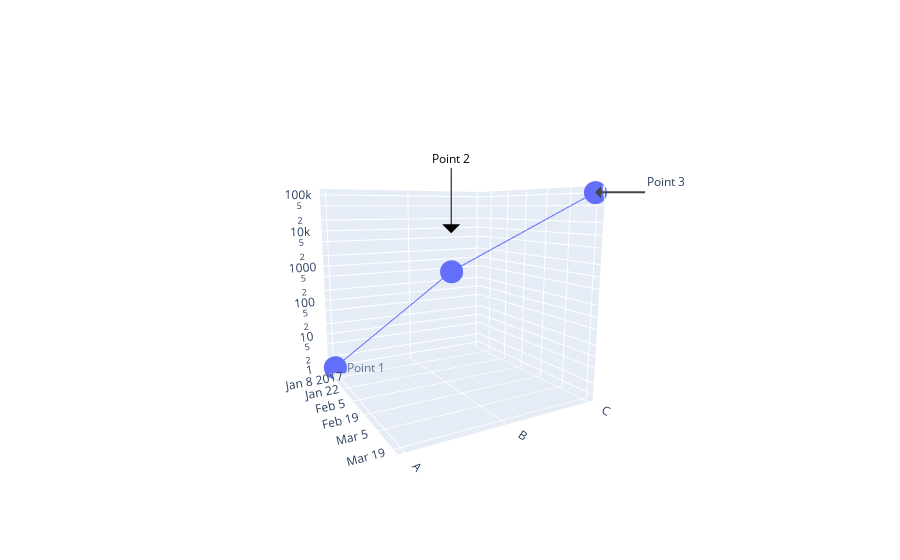

The notebook cell this image was saved under:
### Code cell
import plotly.graph_objects as go

fig = go.Figure()

fig.add_trace(go.Scatter3d(
    x=["2017-01-01", "2017-02-10", "2017-03-20"],
    y=["A", "B", "C"],
    z=[1, 1000, 100000],
    name="z",
))

fig.update_layout(
    scene=go.layout.Scene(
        aspectratio=dict(
            x=1,
            y=1,
            z=1
        ),
        camera=dict(
            center=dict(
                x=0,
                y=0,
                z=0
            ),
            eye=dict(
                x=1.96903462608,
                y=-1.09022831971,
                z=0.405345349304
            ),
            up=dict(
                x=0,
                y=0,
                z=1
            )
        ),
        dragmode="turntable",
        xaxis=dict(
            title_text="",
            type="date"
        ),
        yaxis=dict(
            title_text="",
            type="category"
        ),
        zaxis=dict(
            title_text="",
            type="log"
        ),
        annotations=[dict(
            showarrow=False,
            x="2017-01-01",
            y="A",
            z=0,
            text="Point 1",
            xanchor="left",
            xshift=10,
            opacity=0.7
        ), dict(
            x="2017-02-10",
            y="B",
            z=4,
            text="Point 2",
            textangle=0,
            ax=0,
            ay=-75,
            font=dict(
                color="black",
                size=12
            ),
            arrowcolor="black",
            arrowsize=3,
            arrowwidth=1,
            arrowhead=1
        ), dict(
            x="2017-03-20",
            y="C",
            z=5,
            ax=50,
            ay=0,
            text="Point 3",
            arrowhead=1,
            xanchor="left",
            yanchor="bottom"
        )]
    ),
    xaxis=dict(title_text="x"),
    yaxis=dict(title_text="y")
)

fig.show()

### Figure 1 — Plotly figure (JSON) as saved in the notebook; plotly's stock layout.template omitted (floating-point values rounded to 4 significant figures)
{"data": [{"name": "z", "type": "scatter3d", "x": ["2017-01-01", "2017-02-10", "2017-03-20"], "y": ["A", "B", "C"], "z": [1, 1000, 100000]}], "layout": {"scene": {"annotations": [{"opacity": 0.7, "showarrow": false, "text": "Point 1", "x": "2017-01-01", "xanchor": "left", "xshift": 10, "y": "A", "z": 0}, {"arrowcolor": "black", "arrowhead": 1, "arrowsize": 3, "arrowwidth": 1, "ax": 0, "ay": -75, "font": {"color": "black", "size": 12}, "text": "Point 2", "textangle": 0, "x": "2017-02-10", "y": "B", "z": 4}, {"arrowhead": 1, "ax": 50, "ay": 0, "text": "Point 3", "x": "2017-03-20", "xanchor": "left", "y": "C", "yanchor": "bottom", "z": 5}], "aspectratio": {"x": 1, "y": 1, "z": 1}, "camera": {"center": {"x": 0, "y": 0, "z": 0}, "eye": {"x": 1.969, "y": -1.09, "z": 0.4053}, "up": {"x": 0, "y": 0, "z": 1}}, "dragmode": "turntable", "xaxis": {"title": {"text": ""}, "type": "date"}, "yaxis": {"title": {"text": ""}, "type": "category"}, "zaxis": {"title": {"text": ""}, "type": "log"}}, "xaxis": {"title": {"text": "x"}}, "yaxis": {"title": {"text": "y"}}}}
